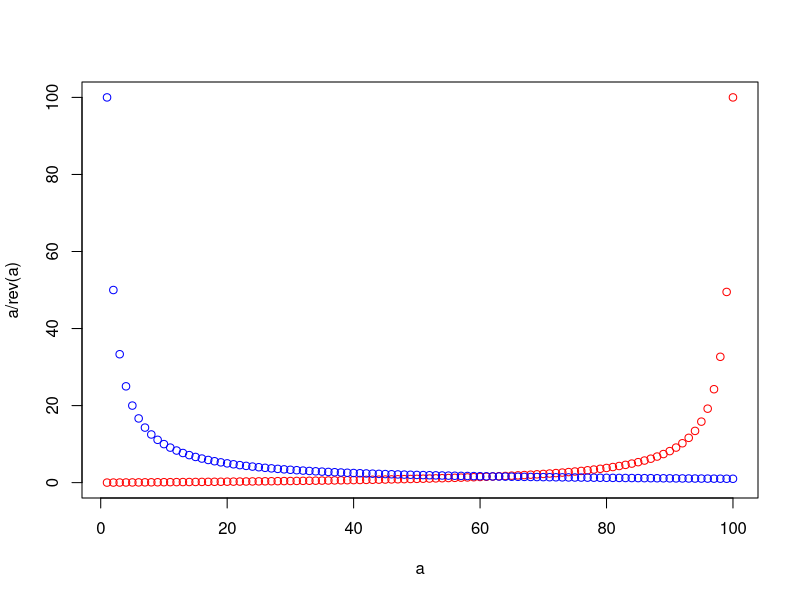

Source code (R):
#!/usr/bin/env Rscript

## main source:
## https://www.tutorialspoint.com/r/r_vectors.htm

cat("full:\n")
print(letters)

cat("access certain elements:\n")
cat("sequence:\n")
print(letters[1:5])
cat("sequence: by 2\n")
print(letters[seq(to=length(letters),by=2)])
cat("sampling:\n")
print(letters[sample(c(F,T),size=length(letters),replace=T)])
print(letters[sample(1:length(letters),5)])
print(sample(letters,5))
cat("Randomise order by indexing: v[sample(1:len,len)]\n")
print(letters[sample(1:length(letters),length(letters))])
cat("negative index [-1]:",letters[-1],"\n")
cat("negative indices [c(-1,-3,-5)]:",letters[c(-1,-3,-5)],"\n")

cat("Vector algebra:\n")
a = 1:5
cat("a ==",a,"\n")
cat("multiplication:",a*a,"\n")
cat("division (a/rev(a)):",a/rev(a),"\n")

cat("Recycling:\n")
b = 1:10
cat("b ==",b,"\n")
cat("a + b ==",a+b,"\n")

rb <- sample(b,length(b))
cat("Randomised b:",rb,"\n")
cat("Sorted b:",sort(b),"\n")
cat("Rev-sorted b:",sort(b,decreasing=T),"\n")

a=1:100
a.df <- data.frame(a=a,a_per_rev_a=a/rev(a),len_a_per_a=length(a)/a)
plot(a,a/rev(a),col="red")
points(a,length(a)/a,col="blue")
